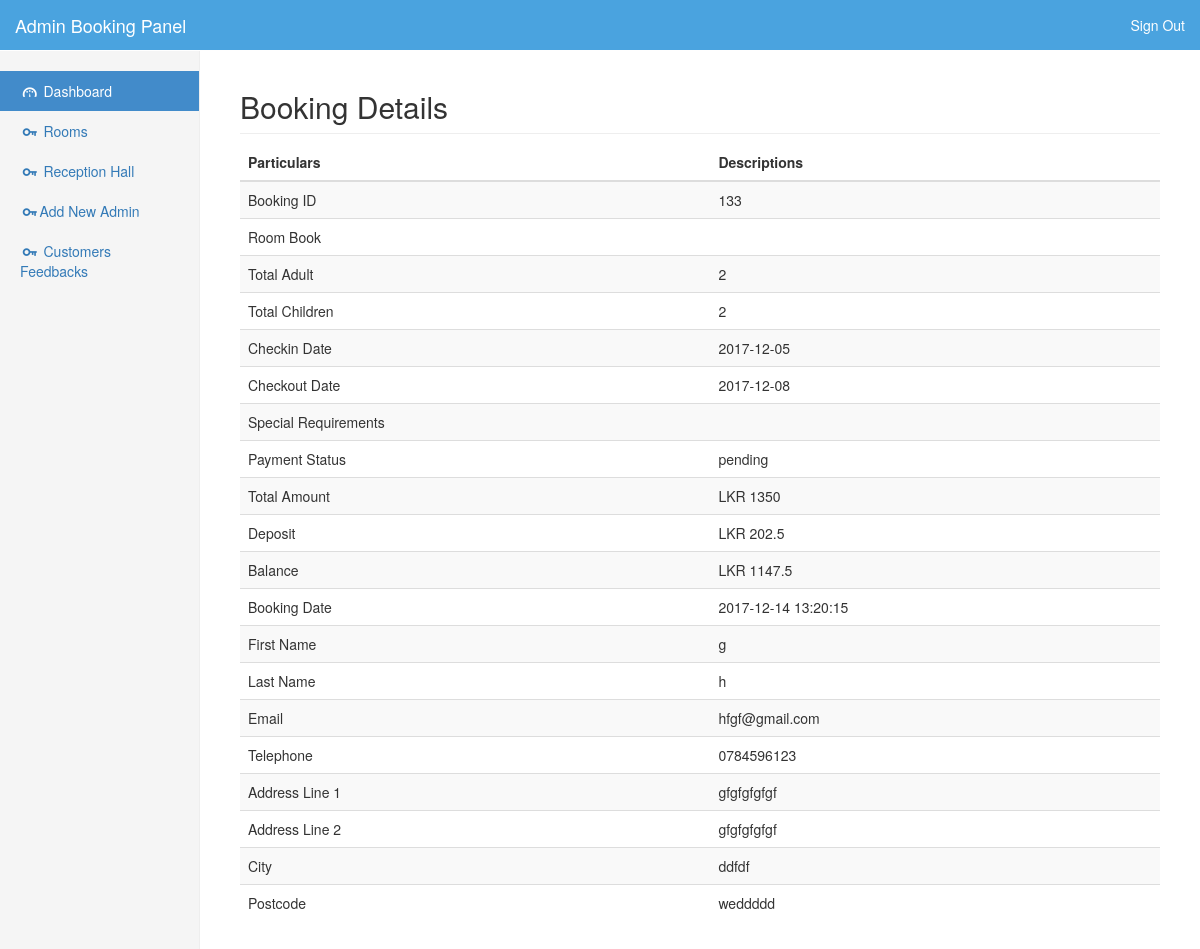
Page /HotelB/admin/detail.php?booking=133 on the committed database.
### tables this page shows
CREATE TABLE IF NOT EXISTS `booking` (
  `booking_id` int(200) NOT NULL,
  `total_adult` int(50) NOT NULL,
  `total_children` int(50) NOT NULL,
  `checkin_date` date NOT NULL,
  `checkout_date` date NOT NULL,
  `special_requirement` text NOT NULL,
  `payment_status` varchar(50) NOT NULL,
  `total_amount` double DEFAULT NULL,
  `deposit` double NOT NULL,
  `booking_date` timestamp NOT NULL DEFAULT CURRENT_TIMESTAMP,
  `first_name` varchar(30) NOT NULL,
  `last_name` varchar(30) NOT NULL,
  `email` varchar(50) NOT NULL,
  `telephone_no` varchar(30) NOT NULL,
  `add_line1` varchar(100) NOT NULL,
  `add_line2` varchar(100) NOT NULL,
  `city` varchar(30) NOT NULL,
  `postcode` varchar(30) NOT NULL
);

### HotelB/admin/detail.php (the view, shortened to what this page needs)
<!DOCTYPE html>
<html lang="en"><head><meta http-equiv="Content-Type" content="text/html; charset=UTF-8">
    <link href="css/bootstrap.min.css" rel="stylesheet">
    <link href="css/dashboard.css" rel="stylesheet">
	<link href="http://ajax.googleapis.com/ajax/libs/jqueryui/1.8/themes/base/jquery-ui.css" rel="stylesheet" type="text/css"/>
	<link href="css/datepicker.css" rel="stylesheet" type="text/css"/>
  <link rel="stylesheet" href="css/fontello.css">
    <link rel="stylesheet" href="css/animation.css">
 </head>
  <body>
<nav class="navbar navbar-inverse navbar-fixed-top" role="navigation">
      <div class="container-fluid" style="background-color: #4aa3df;">
        <div class="navbar-header">
          <a class="navbar-brand" href="#" style="color: #ffffff;">Admin Booking Panel</a>
        </div>
        <div id="navbar" class="navbar-collapse collapse">
          <ul class="nav navbar-nav navbar-right">
            <li><a href="signout.php" style="color: #ffffff;">Sign Out</a></li>
          </ul>
        </div>
      </div>
    </nav>
    <div class="container-fluid">
      <div class="row">
        <div class="col-sm-5 col-md-2 sidebar">
          <ul class="nav nav-sidebar">
            <li class="active"><a href="dashboard.php"><i class="icon-gauge"></i> Dashboard <span class="sr-only">(current)</span></a></li>
			<li><a href="room.php"><i class="icon-key"></i> Rooms</a></li>
            <li><a href="reception.php"><i class="icon-key"></i> Reception Hall</a></li>
            <li><a href="newadmin.php"><i class="icon-key"></i>Add New Admin</a></li>
            <li><a href="feedback.php"><i class="icon-key"></i> Customers Feedbacks</a></li>
          </ul>
        </div>
        <div class="col-sm-9 col-sm-offset-3 col-md-10 col-md-offset-2 main bookinginfo">
          <h2 class="sub-header">Booking Details</h2>
          <div class="table-responsive">
            <table class="table table-striped">
              <thead>
                <tr>
                  <th>Particulars</th>
                  <th>Descriptions</th>
                </tr>
              </thead>
              <tbody >
			  <?php
			  include './auth.php';
			  $result = mysqli_query($con,"Select * from booking where booking_id=".$_GET['booking']."");
				if( mysqli_num_rows($result) >0){
					while ($rows = mysqli_fetch_array($result)){
					print "				<tr><td>Booking ID</td>\n";
					print "				<td>".$rows['booking_id']." </td></tr>\n";
					print "				<tr><td>Room Book</td>\n";
					print "<td>";
					print "</td>";
					print "				</tr>\n";
					print "				<tr><td>Total Adult</td>\n";
					print "				<td>".$rows['total_adult']." </td></tr>\n";
					print "				<tr><td>Total Children</td>\n";
					print "				<td>".$rows['total_children']." </td>	</tr>\n";
					print "				<tr><td>Checkin Date</td>\n";
					print "				<td>".$rows['checkin_date']."</td></tr>\n";
					print "				<tr><td>Checkout Date</td>\n";
					print "				<td>".$rows['checkout_date']."</td></tr>\n";
					print "				<tr><td>Special Requirements</td>\n";
					print "				<td>".$rows['special_requirement']."</td></tr>\n";
					print "				<tr><td>Payment Status</td>\n";
					print "				<td>".$rows['payment_status']." </td>	</tr>\n";
					print "				<tr><td>Total Amount</td>\n";
					print "				<td>LKR ".$rows['total_amount']."</td></tr>\n";
					print "				<tr><td>Deposit</td>\n";
					print "				<td>LKR ".$rows['deposit']."</td></tr>\n";
					print "				<tr><td>Balance</td>\n";
					print "				<td>LKR ".($rows['total_amount']-$rows['deposit'])."</td></tr>\n";
					print "				<tr><td>Booking Date</td>\n";
					print "				<td>".$rows['booking_date']." </td>	</tr>\n";
					print "				<tr><td>First Name</td>\n";
					print "				<td>".$rows['first_name']." </td>	</tr>\n";
					print "				<tr><td>Last Name</td>\n";
					print "				<td>".$rows['last_name']." </td>	</tr>			\n";
					print "				<tr><td>Email</td>\n";
					print "				<td>".$rows['email']." </td>	</tr>\n";
					print "				<tr><td>Telephone</td>\n";
					print "				<td>".$rows['telephone_no']."</td></tr>\n";
					print "				<tr><td>Address Line 1</td>\n";
					print "				<td>".$rows['add_line2']." </td>	</tr>\n";
					print "				<tr><td>Address Line 2</td>\n";
					print "				<td>".$rows['add_line2']."</td></tr>		</tr>\n";
					print "				<tr><td>City</td>\n";
					print "				<td>".$rows['city']."</td></tr>	</tr>\n";
					print "				<tr><td>Postcode</td>\n";
					print "				<td>".$rows['postcode']."</td></tr>	</tr>\n";
					}
				}
			  ?>
              </tbody>
            </table>
          </div>
        </div>
      </div>
    </div>
</body></html>

### HotelB/admin/css/dashboard.css (style rules this page uses)
body { padding-top: 50px; }
.sub-header { padding-bottom: 10px; border-bottom: 1px solid #eee; }
.navbar-fixed-top { border: 0; }
.sidebar { display: none; }
@media (min-width: 768px) { .sidebar { position: fixed; top: 51px; bottom: 0; left: 0; z-index: 1000; display: block; padding: 20px; overflow-x: hidden; overflow-y: auto; background-color: #f5f5f5; border-right: 1px solid #eee; } }
.nav-sidebar { margin-right: -21px; margin-bottom: 20px; margin-left: -20px; }
.nav-sidebar > li > a { padding-right: 20px; padding-left: 20px; }
.nav-sidebar > .active > a, .nav-sidebar > .active > a:hover, .nav-sidebar > .active > a:focus { color: #fff; background-color: #428bca; }
.main { padding: 20px; }
@media (min-width: 768px) { .main { padding-right: 40px; padding-left: 40px; } }

### rows in the picture
booking: booking_id "133", total_adult "2", total_children "2", checkin_date "2017-12-05", checkout_date "2017-12-08", payment_status "pending", total_amount "1350", deposit "202.5", $rows['total_amount']-$rows['deposit'] "1147.5", booking_date "2017-12-14 13:20:15", first_name "g", last_name "h", email "hfgf@gmail.com", telephone_no "0784596123", add_line2 "gfgfgfgfgf", city "ddfdf", postcode "weddddd"
